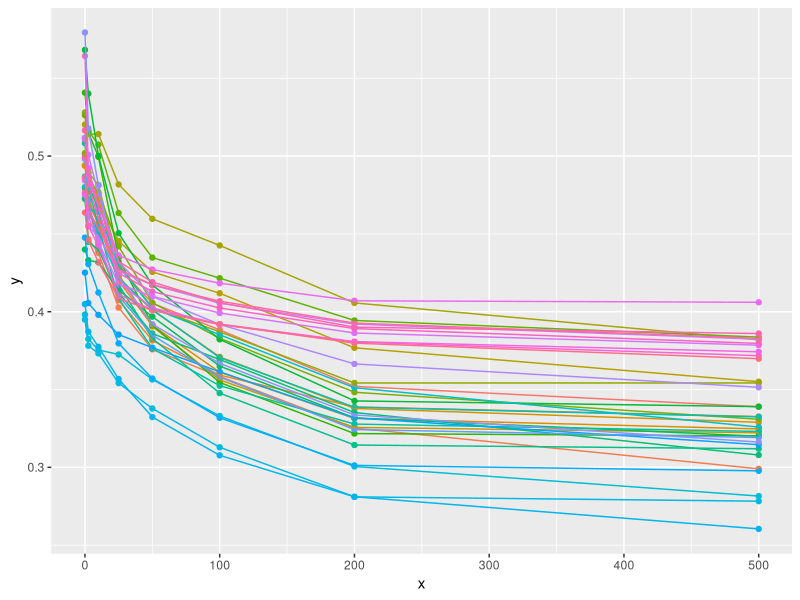

Source code (R):
############################
# author: Gina (vnichols@iastate.edu)
# created: may 8 2020
# last modified: May 11 2020 (continue model fitting)
#                May 12 2020 (confused by df problem)
# edits: Fernando Miguez (2020-05-28)
# purpose: fit non-linear models
# 
# inputs: dc_swrc
#
# outputs:
#
# notes: Using this as reference:https://www.nature.com/articles/s41598-019-54449-8
#
##############################


rm(list = ls())
library(dplyr)
library(tidyr)
library(readr)
library(ggplot2)
library(purrr)


cctrtpal <- c("#45AD45", "#69431D")

#--data
rd <- read_csv("02_data-calcs/dc_swrc.csv") %>% 
  select(code, cc_trt, press_cm, vtheta_poros1) %>% 
  mutate(x = ifelse(press_cm == 0, 0.01, press_cm), 
         y = vtheta_poros1) %>% 
  separate(code, into = c("site", "plot"), remove = F)

#--I have 36 unique eus
rd %>% 
  select(code) %>% 
  distinct()

#--visual
rd %>% 
  ggplot(aes(x, y, color = code)) + 
  geom_point() + 
  geom_line() + 
  guides(color = F)

  rd %>% 
  filter(x == 0.01) %>% 
  group_by(site, cc_trt) %>% 
  summarise(y = mean(y)) %>% 
    pivot_wider(names_from = cc_trt, values_from = y) %>% 
  mutate(diff = no - cc)



rd_pwr <- 
  rd %>% 
  filter(x == 0.01) %>% 
  group_by(site) %>% 
  summarise(y_sd = sd(y)) %>% 
  mutate(effsize = 0.02/y_sd) 


library(pwr)
#--practice
a <- pwr.t.test(d = 0.7, sig.level = 0.05, power = 0.9, type = c("paired"))


rd_pwr %>% 
  mutate(needn = effsize %>% map_dbl(function(.) pwr.t.test(d = ., power = 0.9, type = "paired")$n))
